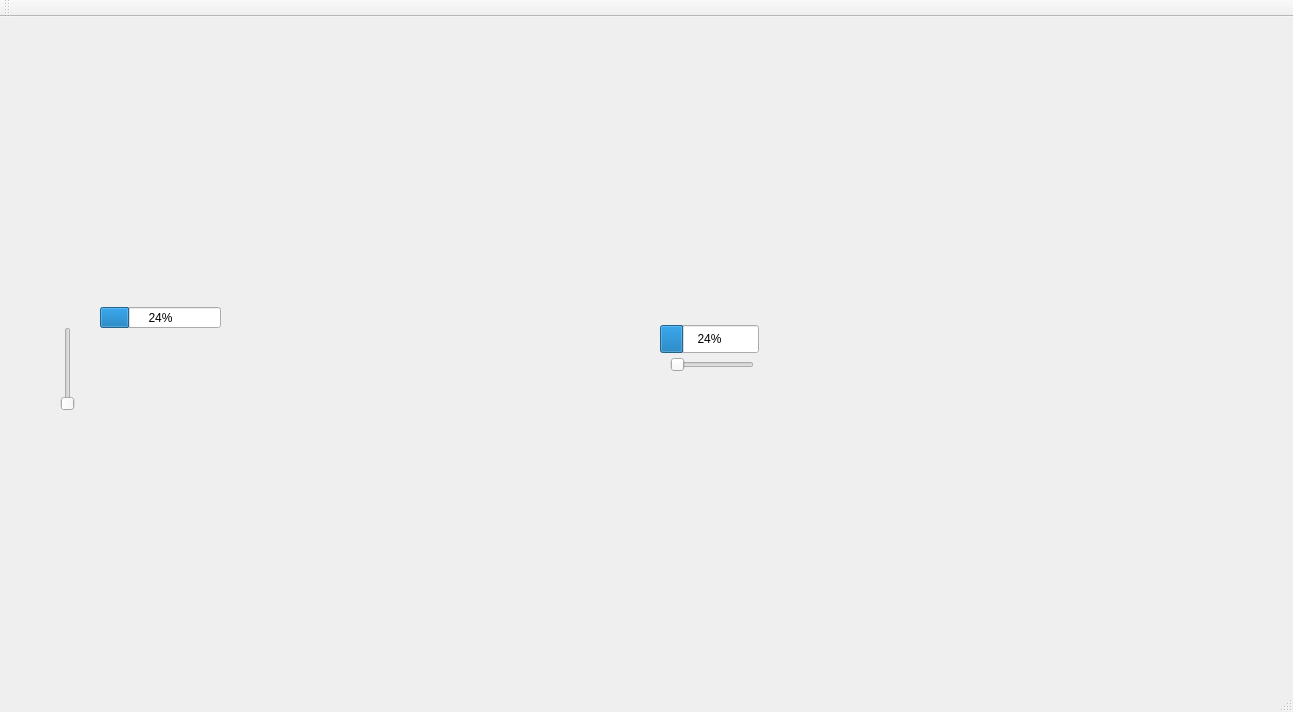
<?xml version="1.0" encoding="UTF-8"?>
<ui version="4.0">
 <class>MainWindow</class>
 <widget class="QMainWindow" name="MainWindow">
  <property name="geometry">
   <rect>
    <x>0</x>
    <y>0</y>
    <width>1293</width>
    <height>712</height>
   </rect>
  </property>
  <property name="windowTitle">
   <string>MainWindow</string>
  </property>
  <widget class="QWidget" name="centralWidget">
   <widget class="QSlider" name="horizontalSlider">
    <property name="geometry">
     <rect>
      <x>670</x>
      <y>340</y>
      <width>84</width>
      <height>16</height>
     </rect>
    </property>
    <property name="orientation">
     <enum>Qt::Horizontal</enum>
    </property>
   </widget>
   <widget class="QProgressBar" name="progressBar">
    <property name="geometry">
     <rect>
      <x>660</x>
      <y>308</y>
      <width>99</width>
      <height>28</height>
     </rect>
    </property>
    <property name="value">
     <number>24</number>
    </property>
   </widget>
   <widget class="QSlider" name="ownVerticalSlider">
    <property name="geometry">
     <rect>
      <x>60</x>
      <y>310</y>
      <width>16</width>
      <height>84</height>
     </rect>
    </property>
    <property name="orientation">
     <enum>Qt::Vertical</enum>
    </property>
   </widget>
   <widget class="QProgressBar" name="ownProgressBar">
    <property name="geometry">
     <rect>
      <x>100</x>
      <y>290</y>
      <width>121</width>
      <height>21</height>
     </rect>
    </property>
    <property name="value">
     <number>24</number>
    </property>
   </widget>
  </widget>
  <widget class="QMenuBar" name="menuBar">
   <property name="geometry">
    <rect>
     <x>0</x>
     <y>0</y>
     <width>1293</width>
     <height>25</height>
    </rect>
   </property>
  </widget>
  <widget class="QToolBar" name="mainToolBar">
   <attribute name="toolBarArea">
    <enum>TopToolBarArea</enum>
   </attribute>
   <attribute name="toolBarBreak">
    <bool>false</bool>
   </attribute>
  </widget>
  <widget class="QStatusBar" name="statusBar"/>
 </widget>
 <layoutdefault spacing="6" margin="11"/>
 <resources/>
 <connections>
  <connection>
   <sender>horizontalSlider</sender>
   <signal>valueChanged(int)</signal>
   <receiver>progressBar</receiver>
   <slot>setValue(int)</slot>
   <hints>
    <hint type="sourcelabel">
     <x>394</x>
     <y>479</y>
    </hint>
    <hint type="destinationlabel">
     <x>392</x>
     <y>263</y>
    </hint>
   </hints>
  </connection>
 </connections>
</ui>
